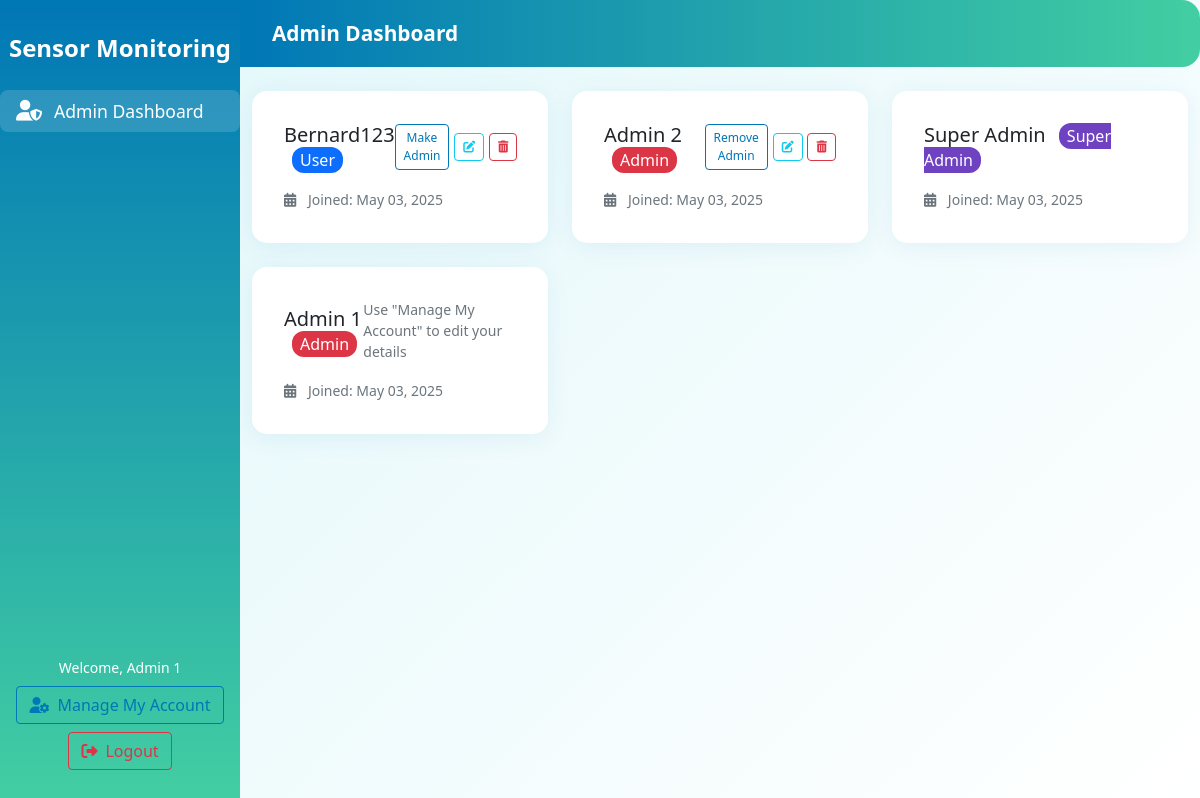
Page /admin_dashboard.php (signed in) on the committed database.
### tables this page shows
CREATE TABLE `users` (
  `id` int(11) NOT NULL,
  `username` varchar(50) NOT NULL,
  `password` varchar(255) NOT NULL,
  `email` varchar(100) NOT NULL,
  `verification_code` varchar(32) DEFAULT NULL,
  `email_verified` tinyint(1) DEFAULT 0,
  `is_admin` tinyint(1) DEFAULT 0,
  `created_at` timestamp NOT NULL DEFAULT current_timestamp(),
  `profile_pic` varchar(255) DEFAULT NULL,
  `role` enum('user','admin','super_admin') DEFAULT 'user'
);

### admin_dashboard.php (the view, shortened to what this page needs)
<?php
include 'config.php';
$current_admin_id = $_SESSION['admin_id'];
$admin_sql = "SELECT role FROM users WHERE id = ?";
$admin_stmt = $conn->prepare($admin_sql);
$admin_stmt->bind_param('i', $current_admin_id);
$admin_stmt->execute();
$admin_result = $admin_stmt->get_result();
$current_admin = $admin_result->fetch_assoc();
$is_super_admin = ($current_admin['role'] === 'super_admin');
$sql = "SELECT * FROM users ORDER BY created_at DESC";
$result = $conn->query($sql);
$users = $result->fetch_all(MYSQLI_ASSOC);
?>
<!DOCTYPE html>
<html>
<head>
    <link href="https://cdn.jsdelivr.net/npm/bootstrap@5.1.3/dist/css/bootstrap.min.css" rel="stylesheet">
    <link rel="stylesheet" href="https://cdnjs.cloudflare.com/ajax/libs/font-awesome/6.4.0/css/all.min.css">
    <link href="assets/css/auth.css" rel="stylesheet">
</head>
<body>
    <div class="sidebar d-flex flex-column">
        <div class="mb-4 text-center">
            <span class="fs-4 fw-bold">Sensor Monitoring</span>
        </div>
        <nav class="nav flex-column mb-auto">
            <a class="nav-link active" href="#"><i class="fa-solid fa-user-shield"></i> <span>Admin Dashboard</span></a>
        </nav>
        <div class="sidebar-footer mt-auto text-center">
            <div class="small">Welcome, <?php echo htmlspecialchars($_SESSION['admin_username']); ?></div>
            <button class="btn btn-outline-primary mt-2" id="showAdminAccountModal"><i class="fas fa-user-cog me-2"></i>Manage My Account</button>
            <button class="btn btn-outline-danger mt-2" id="showLogoutModal"><i class="fas fa-sign-out-alt me-2"></i>Logout</button>
        </div>
    </div>
    <div class="main-content">
        <div class="header">Admin Dashboard</div>
        <div class="container py-4">
            <div class="row">
                <?php foreach ($users as $user): ?>
                <div class="col-md-4 mb-4">
                    <div class="card user-card">
                        <div class="card-body">
                            <div class="d-flex justify-content-between align-items-center mb-3">
                                <h5 class="card-title mb-0">
                                    <?php echo htmlspecialchars($user['username']); ?>
                                    <?php if ($user['role'] === 'super_admin'): ?>
                                        <span class="super-admin-badge">Super Admin</span>
                                    <?php elseif ($user['is_admin']): ?>
                                        <span class="admin-badge">Admin</span>
                                    <?php else: ?>
                                        <span class="user-badge">User</span>
                                    <?php endif; ?>
                                </h5>
                                <div class="user-actions">
                                    <?php if ($user['role'] !== 'super_admin' || $is_super_admin): ?>
                                        <?php if ($user['id'] != $current_admin_id): ?>
                                            <?php if ($user['role'] !== 'super_admin'): ?>
                                                <button class="btn btn-sm btn-outline-primary toggle-admin-btn" data-username="<?php echo htmlspecialchars($user['username']); ?>" data-userid="<?php echo $user['id']; ?>" data-admin="<?php echo $user['is_admin']; ?>">
                                                    <?php echo $user['is_admin'] ? 'Remove Admin' : 'Make Admin'; ?>
                                                </button>
                                                <button class="btn btn-sm btn-outline-info edit-user-btn" data-userid="<?php echo $user['id']; ?>" data-username="<?php echo htmlspecialchars($user['username']); ?>" data-email="<?php echo htmlspecialchars($user['email']); ?>">
                                                    <i class="fas fa-edit"></i>
                                                </button>
                                                <button class="btn btn-sm btn-outline-danger delete-user-btn" data-username="<?php echo htmlspecialchars($user['username']); ?>" data-userid="<?php echo $user['id']; ?>">
                                                    <i class="fas fa-trash-alt"></i>
                                                </button>
                                            <?php else: ?>
                                                <button class="btn btn-sm btn-outline-info edit-user-btn" data-userid="<?php echo $user['id']; ?>" data-username="<?php echo htmlspecialchars($user['username']); ?>" data-email="<?php echo htmlspecialchars($user['email']); ?>">
                                                    <i class="fas fa-edit"></i>
                                                </button>
                                            <?php endif; ?>
                                        <?php else: ?>
                                            <span class="text-muted small">Use "Manage My Account" to edit your details</span>
                                        <?php endif; ?>
                                    <?php endif; ?>
                                </div>
                            </div>
                            <p class="card-text">
                                <small class="text-muted">
                                    <i class="fas fa-calendar-alt me-2"></i>
                                    Joined: <?php echo date('M d, Y', strtotime($user['created_at'])); ?>
                                </small>
                            </p>
                        </div>
                    </div>
                </div>
                <?php endforeach; ?>
            </div>
        </div>
    </div>
</body>
</html>

### assets/css/auth.css (style rules this page uses)
body { background: linear-gradient(135deg, #e0f7fa 0%, #ffffff 100%); min-height: 100vh; display: flex; align-items: center; }
.card { border: none; border-radius: 15px; box-shadow: 0 4px 24px rgba(0, 119, 182, 0.08); }
.card-body { padding: 2rem; }

### admin_dashboard.php (style rules this page uses)
.sidebar { height: 100vh; background: linear-gradient(180deg, #0077b6 0%, #43cea2 100%); color: #fff; padding-top: 30px; position: fixed; width: 240px; z-index: 1000; }
.sidebar .nav-link { color: #fff; font-size: 1.1rem; margin-bottom: 10px; display: flex; align-items: center; border-radius: 8px; transition: background 0.2s; }
.sidebar .nav-link.active, .sidebar .nav-link:hover { background: rgba(255,255,255,0.15); color: #fff; }
.sidebar .nav-link i { margin-right: 12px; font-size: 1.3rem; }
.sidebar .sidebar-footer { position: absolute; bottom: 30px; left: 0; width: 100%; text-align: center; }
.main-content { margin-left: 240px; width: calc(100% - 240px); padding: 0; min-height: 100vh; }
.header { background: linear-gradient(90deg, #0077b6 0%, #43cea2 100%); color: #fff; padding: 18px 32px; font-size: 1.3rem; font-weight: 600; border-bottom-left-radius: 0; border-bottom-right-radius: 18px; border-top-right-radius: 18px; border-top-left-radius: 0; width: 100%; margin-left: 0; position: relative; box-sizing: border-box; }
.user-card { transition: all 0.3s ease; }
.admin-badge { background-color: #dc3545; color: white; padding: 2px 8px; border-radius: 12px; font-size: 0.8em; margin-left: 8px; }
.user-badge { background-color: #0d6efd; color: white; padding: 2px 8px; border-radius: 12px; font-size: 0.8em; margin-left: 8px; }
.super-admin-badge { background-color: #6f42c1; color: white; padding: 2px 8px; border-radius: 12px; font-size: 0.8em; margin-left: 8px; }
.user-actions { display: flex; gap: 0.3rem; margin-top: 0; align-items: center; }
.btn-sm { padding: 0.25rem 0.5rem; font-size: 0.75rem; border-radius: 0.25rem; }
.btn-outline-primary { color: #0077b6; border-color: #0077b6; }
.btn-outline-danger { color: #dc3545; border-color: #dc3545; }

### rows in the picture
users: username "Bernard123", role "User", is_admin "Make Admin", created_at "May 03, 2025"
users: username "Admin 2", role "Admin", is_admin "Remove Admin", created_at "May 03, 2025"
users: username "Super Admin", role "Super Admin", created_at "May 03, 2025"
users: username "Admin 1", role "Admin", shows "Use \"Manage My Account\" to edit your details", created_at "May 03, 2025"

### other values in the picture
$_SESSION['admin_username'] "Admin 1"
